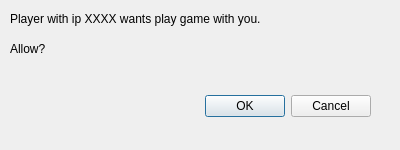
<?xml version="1.0" encoding="UTF-8"?>
<ui version="4.0">
 <class>NetGameDemand</class>
 <widget class="QDialog" name="NetGameDemand">
  <property name="geometry">
   <rect>
    <x>0</x>
    <y>0</y>
    <width>400</width>
    <height>150</height>
   </rect>
  </property>
  <property name="windowTitle">
   <string>Network game demand</string>
  </property>
  <property name="locale">
   <locale language="English" country="UnitedStates"/>
  </property>
  <widget class="QDialogButtonBox" name="buttonBox">
   <property name="geometry">
    <rect>
     <x>30</x>
     <y>90</y>
     <width>341</width>
     <height>32</height>
    </rect>
   </property>
   <property name="orientation">
    <enum>Qt::Horizontal</enum>
   </property>
   <property name="standardButtons">
    <set>QDialogButtonBox::Cancel|QDialogButtonBox::Ok</set>
   </property>
  </widget>
  <widget class="QLabel" name="label">
   <property name="geometry">
    <rect>
     <x>10</x>
     <y>10</y>
     <width>381</width>
     <height>17</height>
    </rect>
   </property>
   <property name="text">
    <string>Player with ip XXXX wants play game with you.</string>
   </property>
  </widget>
  <widget class="QLabel" name="label_2">
   <property name="geometry">
    <rect>
     <x>10</x>
     <y>40</y>
     <width>70</width>
     <height>17</height>
    </rect>
   </property>
   <property name="text">
    <string>Allow?</string>
   </property>
  </widget>
 </widget>
 <resources/>
 <connections>
  <connection>
   <sender>buttonBox</sender>
   <signal>accepted()</signal>
   <receiver>NetGameDemand</receiver>
   <slot>accept()</slot>
   <hints>
    <hint type="sourcelabel">
     <x>248</x>
     <y>254</y>
    </hint>
    <hint type="destinationlabel">
     <x>157</x>
     <y>274</y>
    </hint>
   </hints>
  </connection>
  <connection>
   <sender>buttonBox</sender>
   <signal>rejected()</signal>
   <receiver>NetGameDemand</receiver>
   <slot>reject()</slot>
   <hints>
    <hint type="sourcelabel">
     <x>316</x>
     <y>260</y>
    </hint>
    <hint type="destinationlabel">
     <x>286</x>
     <y>274</y>
    </hint>
   </hints>
  </connection>
 </connections>
</ui>
